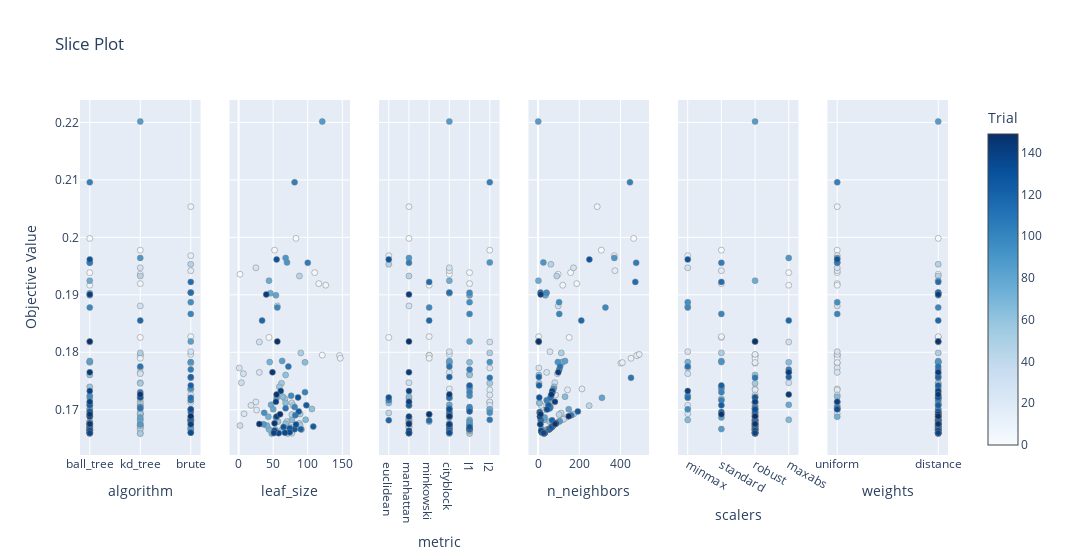

The notebook cell saved with this chart:
### Code cell
# Hyperparameters to score dependency

optuna.visualization.plot_slice(study_knn)

### Figure 1 — Plotly figure (JSON) as saved in the notebook; plotly's stock layout.template omitted (floating-point values rounded to 4 significant figures; data arrays with more than 128 entries replaced by an {"elided": "..."} marker saying what was removed)
{"data": [{"marker": {"color": {"elided": "150 int values"}, "colorbar": {"title": {"text": "Trial"}, "x": 1, "xpad": 40}, "colorscale": [[0, "rgb(247,251,255)"], [0.125, "rgb(222,235,247)"], [0.25, "rgb(198,219,239)"], [0.375, "rgb(158,202,225)"], [0.5, "rgb(107,174,214)"], [0.625, "rgb(66,146,198)"], [0.75, "rgb(33,113,181)"], [0.875, "rgb(8,81,156)"], [1, "rgb(8,48,107)"]], "line": {"color": "Grey", "width": 0.5}, "showscale": true}, "mode": "markers", "name": "Feasible Trial", "showlegend": false, "type": "scatter", "x": {"elided": "150 str values"}, "xaxis": "x", "y": {"elided": "150 float values"}, "yaxis": "y"}, {"marker": {"color": [0, 1, 2, 3, 4, 5, 6, 7, 10, 11, 20, 22, 23, 24, 25, 26, 28, 29, 30, 31, 32, 33, 38, 39, 40, 41, 42, 43, 44, 45, 47, 48, 49, 50, 51, 52, 53, 54, 55, 56, 57, 58, 59, 60, 61, 62, 63, 64, 65, 66, 67, 68, 69, 70, 71, 72, 73, 75, 76, 77, 78, 80, 81, 82, 83, 86, 87, 89, 90, 93, 96, 98, 99, 101, 103, 105, 106, 109, 110, 117, 119, 122, 123, 124, 125, 126, 127, 128, 129, 130, 131, 134, 135, 136, 137, 138, 139, 140, 141, 143, 144, 145, 146, 147, 148], "colorbar": {"title": {"text": "Trial"}, "x": 1, "xpad": 40}, "colorscale": [[0, "rgb(247,251,255)"], [0.125, "rgb(222,235,247)"], [0.25, "rgb(198,219,239)"], [0.375, "rgb(158,202,225)"], [0.5, "rgb(107,174,214)"], [0.625, "rgb(66,146,198)"], [0.75, "rgb(33,113,181)"], [0.875, "rgb(8,81,156)"], [1, "rgb(8,48,107)"]], "line": {"color": "Grey", "width": 0.5}, "showscale": false}, "mode": "markers", "name": "Feasible Trial", "showlegend": false, "type": "scatter", "x": [83, 2, 52, 110, 44, 121, 116, 126, 146, 147, 26, 25, 18, 8, 1, 30, 25, 7, 56, 30, 2, 4, 74, 77, 84, 77, 87, 79, 77, 88, 70, 91, 88, 90, 89, 89, 71, 67, 62, 68, 62, 59, 57, 106, 68, 68, 68, 96, 64, 77, 97, 53, 48, 44, 45, 41, 43, 44, 46, 47, 50, 54, 55, 54, 63, 121, 36, 68, 70, 37, 76, 56, 81, 96, 81, 100, 82, 68, 72, 34, 90, 108, 98, 87, 81, 74, 65, 86, 55, 83, 74, 67, 58, 52, 51, 55, 61, 54, 40, 49, 52, 55, 30, 60, 56], "xaxis": "x2", "y": [0.1998, 0.1936, 0.1978, 0.1939, 0.1826, 0.1795, 0.1919, 0.1917, 0.1794, 0.179, 0.1699, 0.1713, 0.1707, 0.1693, 0.1773, 0.1765, 0.1947, 0.1763, 0.1881, 0.1818, 0.1672, 0.1747, 0.167, 0.1659, 0.1669, 0.1712, 0.1694, 0.1707, 0.1691, 0.1933, 0.1679, 0.1665, 0.1676, 0.1799, 0.1692, 0.1672, 0.1659, 0.1719, 0.1746, 0.1663, 0.1664, 0.174, 0.1679, 0.1701, 0.176, 0.1675, 0.1712, 0.1782, 0.1723, 0.1682, 0.1683, 0.1665, 0.1659, 0.1666, 0.1783, 0.1672, 0.1688, 0.1925, 0.1903, 0.1708, 0.1701, 0.1899, 0.1721, 0.1687, 0.1785, 0.2202, 0.1674, 0.1964, 0.1956, 0.1695, 0.1724, 0.1878, 0.1705, 0.1731, 0.2096, 0.1956, 0.169, 0.1702, 0.1775, 0.1855, 0.1666, 0.1671, 0.1708, 0.1697, 0.1666, 0.1668, 0.167, 0.1721, 0.1962, 0.1674, 0.1661, 0.166, 0.1659, 0.1663, 0.1659, 0.1688, 0.1733, 0.1714, 0.1901, 0.1765, 0.1676, 0.1727, 0.1675, 0.1692, 0.1819], "yaxis": "y2"}, {"marker": {"color": {"elided": "150 int values"}, "colorbar": {"title": {"text": "Trial"}, "x": 1, "xpad": 40}, "colorscale": [[0, "rgb(247,251,255)"], [0.125, "rgb(222,235,247)"], [0.25, "rgb(198,219,239)"], [0.375, "rgb(158,202,225)"], [0.5, "rgb(107,174,214)"], [0.625, "rgb(66,146,198)"], [0.75, "rgb(33,113,181)"], [0.875, "rgb(8,81,156)"], [1, "rgb(8,48,107)"]], "line": {"color": "Grey", "width": 0.5}, "showscale": false}, "mode": "markers", "name": "Feasible Trial", "showlegend": false, "type": "scatter", "x": {"elided": "150 str values"}, "xaxis": "x3", "y": {"elided": "150 float values"}, "yaxis": "y3"}, {"marker": {"color": {"elided": "150 int values"}, "colorbar": {"title": {"text": "Trial"}, "x": 1, "xpad": 40}, "colorscale": [[0, "rgb(247,251,255)"], [0.125, "rgb(222,235,247)"], [0.25, "rgb(198,219,239)"], [0.375, "rgb(158,202,225)"], [0.5, "rgb(107,174,214)"], [0.625, "rgb(66,146,198)"], [0.75, "rgb(33,113,181)"], [0.875, "rgb(8,81,156)"], [1, "rgb(8,48,107)"]], "line": {"color": "Grey", "width": 0.5}, "showscale": false}, "mode": "markers", "name": "Feasible Trial", "showlegend": false, "type": "scatter", "x": {"elided": "150 int values"}, "xaxis": "x4", "y": {"elided": "150 float values"}, "yaxis": "y4"}, {"marker": {"color": {"elided": "150 int values"}, "colorbar": {"title": {"text": "Trial"}, "x": 1, "xpad": 40}, "colorscale": [[0, "rgb(247,251,255)"], [0.125, "rgb(222,235,247)"], [0.25, "rgb(198,219,239)"], [0.375, "rgb(158,202,225)"], [0.5, "rgb(107,174,214)"], [0.625, "rgb(66,146,198)"], [0.75, "rgb(33,113,181)"], [0.875, "rgb(8,81,156)"], [1, "rgb(8,48,107)"]], "line": {"color": "Grey", "width": 0.5}, "showscale": false}, "mode": "markers", "name": "Feasible Trial", "showlegend": false, "type": "scatter", "x": {"elided": "150 str values"}, "xaxis": "x5", "y": {"elided": "150 float values"}, "yaxis": "y5"}, {"marker": {"color": {"elided": "150 int values"}, "colorbar": {"title": {"text": "Trial"}, "x": 1, "xpad": 40}, "colorscale": [[0, "rgb(247,251,255)"], [0.125, "rgb(222,235,247)"], [0.25, "rgb(198,219,239)"], [0.375, "rgb(158,202,225)"], [0.5, "rgb(107,174,214)"], [0.625, "rgb(66,146,198)"], [0.75, "rgb(33,113,181)"], [0.875, "rgb(8,81,156)"], [1, "rgb(8,48,107)"]], "line": {"color": "Grey", "width": 0.5}, "showscale": false}, "mode": "markers", "name": "Feasible Trial", "showlegend": false, "type": "scatter", "x": {"elided": "150 str values"}, "xaxis": "x6", "y": {"elided": "150 float values"}, "yaxis": "y6"}], "layout": {"title": {"text": "Slice Plot"}, "width": 1800, "xaxis": {"anchor": "y", "categoryarray": ["ball_tree", "kd_tree", "brute"], "categoryorder": "array", "domain": [0, 0.1389], "title": {"text": "algorithm"}, "type": "category"}, "xaxis2": {"anchor": "y2", "domain": [0.1722, 0.3111], "title": {"text": "leaf_size"}}, "xaxis3": {"anchor": "y3", "categoryarray": ["euclidean", "manhattan", "minkowski", "cityblock", "l1", "l2"], "categoryorder": "array", "domain": [0.3444, 0.4833], "title": {"text": "metric"}, "type": "category"}, "xaxis4": {"anchor": "y4", "domain": [0.5167, 0.6556], "title": {"text": "n_neighbors"}}, "xaxis5": {"anchor": "y5", "categoryarray": ["minmax", "standard", "robust", "maxabs", null], "categoryorder": "array", "domain": [0.6889, 0.8278], "title": {"text": "scalers"}, "type": "category"}, "xaxis6": {"anchor": "y6", "categoryarray": ["uniform", "distance"], "categoryorder": "array", "domain": [0.8611, 1], "title": {"text": "weights"}, "type": "category"}, "yaxis": {"anchor": "x", "domain": [0, 1], "title": {"text": "Objective Value"}}, "yaxis2": {"anchor": "x2", "domain": [0, 1], "matches": "y", "showticklabels": false}, "yaxis3": {"anchor": "x3", "domain": [0, 1], "matches": "y", "showticklabels": false}, "yaxis4": {"anchor": "x4", "domain": [0, 1], "matches": "y", "showticklabels": false}, "yaxis5": {"anchor": "x5", "domain": [0, 1], "matches": "y", "showticklabels": false}, "yaxis6": {"anchor": "x6", "domain": [0, 1], "matches": "y", "showticklabels": false}}}
